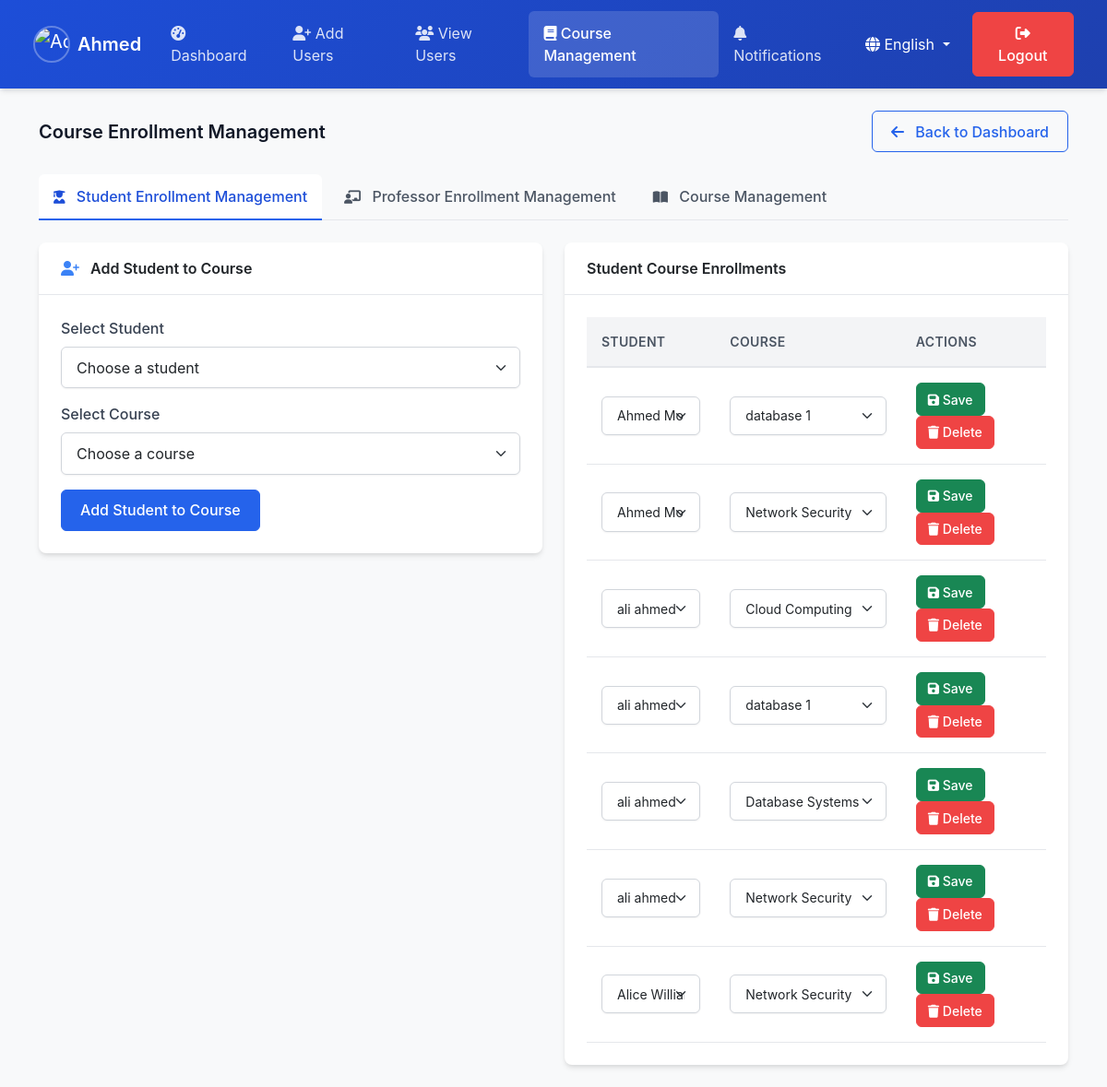
/admin/course_enrollment_management.php (signed in), run on the app's committed database.
### tables this page shows
CREATE TABLE IF NOT EXISTS `student_courses` (
  `id` int NOT NULL AUTO_INCREMENT,
  `student_id` int DEFAULT NULL,
  `course_id` int DEFAULT NULL,
  PRIMARY KEY (`id`),
  KEY `student_id` (`student_id`),
  KEY `course_id` (`course_id`)
);

CREATE TABLE IF NOT EXISTS `students` (
  `student_id` int NOT NULL,
  `name` varchar(191) NOT NULL,
  `level` int NOT NULL,
  `department_id` int DEFAULT NULL,
  PRIMARY KEY (`student_id`),
  KEY `department_id` (`department_id`)
);

CREATE TABLE IF NOT EXISTS `courses` (
  `course_id` int NOT NULL AUTO_INCREMENT,
  `name` varchar(191) NOT NULL,
  `department_id` int DEFAULT NULL,
  `description` text,
  PRIMARY KEY (`course_id`),
  KEY `department_id` (`department_id`)
);

### public_html/admin/db_functions.php (called while the page is built, shortened)
<?php
function getAllStudents($search = '') {
    $conn = connectDB();
    $sql = "SELECT s.*, u.email, d.name as department_name
            FROM students s
            LEFT JOIN users u ON s.student_id = u.user_id
            LEFT JOIN departments d ON s.department_id = d.department_id";
    $sql .= " ORDER BY s.student_id";
    $result = $conn->query($sql);
    return $result;
}
function getAllCourses() {
    $conn = connectDB();
    $sql = "SELECT DISTINCT course_id, name, department_id FROM courses ORDER BY name";
    $result = $conn->query($sql);
    return $result;
}
function getStudentCourseEnrollments() {
    $conn = connectDB();
    $sql = "SELECT sc.*, s.name as student_name, c.name as course_name
            FROM student_courses sc
            JOIN students s ON sc.student_id = s.student_id
            JOIN courses c ON sc.course_id = c.course_id
            ORDER BY s.name, c.name";
    $result = $conn->query($sql);
    return $result;
}
?>

### public_html/admin/course_enrollment_management.php (the view, shortened to what this page needs)
<?php
require_once 'db_functions.php';
$current_lang = $_SESSION['admin_lang'];
$studentsResult = getAllStudents();
$coursesResult = getAllCourses();
$courses = [];
$courseIds = [];
if ($coursesResult && $coursesResult->num_rows > 0) {
    while ($course = $coursesResult->fetch_assoc()) {
        if (!in_array($course['course_id'], $courseIds)) {
            $courses[] = $course;
            $courseIds[] = $course['course_id'];
        }
    }
}
usort($courses, function($a, $b) {
    return strcmp($a['name'], $b['name']);
});
$studentEnrollmentsResult = getStudentCourseEnrollments();
?>
<!DOCTYPE html>
<html lang="<?php echo $current_lang; ?>">
<head>
    <link rel="stylesheet" href="https://cdn.jsdelivr.net/npm/bootstrap@5.3.0/dist/css/bootstrap.min.css">
    <link rel="stylesheet" href="https://cdnjs.cloudflare.com/ajax/libs/font-awesome/6.4.0/css/all.min.css">
    <link rel="stylesheet" href="admin.css">
</head>
<body class="bg-light" <?php echo $current_lang == 'ar' ? 'dir="rtl"' : ''; ?>>
<?php include 'includes/header.php'; ?>
<div class="container">
    <div class="d-flex justify-content-between align-items-center mb-4">
        <h2 class="mb-0" id="pageTitle">Course Enrollment Management</h2>
        <a href="admin_dashboard.php<?php echo $current_lang == 'ar' ? '?lang=ar' : ''; ?>" class="btn btn-outline-primary">
            <i class="fas fa-arrow-left me-2"></i> <?php echo $current_lang == 'ar' ? 'العودة إلى لوحة التحكم' : 'Back to Dashboard'; ?>
        </a>
    </div>
    <ul class="nav nav-tabs mb-4" id="enrollmentTabs" role="tablist">
        <li class="nav-item">
            <button class="nav-link active" id="student-tab" data-bs-toggle="tab" data-bs-target="#student" type="button" role="tab">
                <i class="fas fa-user-graduate"></i> <?php echo $current_lang == 'ar' ? 'إدارة تسجيل الطلاب' : 'Student Enrollment Management'; ?>
            </button>
        </li>
        <li class="nav-item">
            <button class="nav-link" id="professor-tab" data-bs-toggle="tab" data-bs-target="#professor" type="button" role="tab">
                <i class="fas fa-chalkboard-teacher"></i> <?php echo $current_lang == 'ar' ? 'إدارة تسجيل الأساتذة' : 'Professor Enrollment Management'; ?>
            </button>
        </li>
        <li class="nav-item">
            <button class="nav-link" id="course-tab" data-bs-toggle="tab" data-bs-target="#course" type="button" role="tab">
                <i class="fas fa-book-open"></i> <?php echo $current_lang == 'ar' ? 'إدارة المقررات' : 'Course Management'; ?>
            </button>
        </li>
    </ul>
    <div class="tab-content" id="enrollmentTabsContent">
        <div class="tab-pane fade show active" id="student" role="tabpanel">
            <div class="row">
                <div class="col-md-6">
                    <div class="card mb-4">
                        <div class="card-header">
                            <i class="fas fa-user-plus me-1"></i>
                            <?php echo $current_lang == 'ar' ? 'إضافة طالب إلى مقرر' : 'Add Student to Course'; ?>
                        </div>
                        <div class="card-body">
                            <form method="post">
                                <div class="mb-3">
                                    <label for="student_id" class="form-label">Select Student</label>
                                    <select class="form-select" id="student_id" name="student_id" required>
                                        <option value="">Choose a student</option>
                                    </select>
                                </div>
                                <div class="mb-3">
                                    <label for="course_id" class="form-label">Select Course</label>
                                    <select class="form-select" id="course_id" name="course_id" required>
                                        <option value="">Choose a course</option>
                                    </select>
                                </div>
                                <button type="submit" name="add_student_to_course" class="btn btn-primary">Add Student to Course</button>
                            </form>
                        </div>
                    </div>
                </div>
                <div class="col-md-6">
                    <div class="card">
                        <div class="card-header">Student Course Enrollments</div>
                        <div class="card-body">
                            <div class="table-responsive">
                                <table class="table table-hover">
                                    <thead>
                                        <tr>
                                            <th>Student</th>
                                            <th>Course</th>
                                            <th>Actions</th>
                                        </tr>
                                    </thead>
                                    <tbody>
                                        <?php if ($studentEnrollmentsResult && $studentEnrollmentsResult->num_rows > 0): ?>
                                            <?php while ($enrollment = $studentEnrollmentsResult->fetch_assoc()): ?>
                                                <tr>
                                                    <form method="post" class="edit-form">
                                                        <td>
                                                            <select class="form-select form-select-sm" name="new_student_id" required>
                                                                <?php
                                                                $studentsResult->data_seek(0);
                                                                while ($student = $studentsResult->fetch_assoc()):
                                                                ?>
                                                                    <option value="<?php echo $student['student_id']; ?>"
                                                                            <?php echo ($student['student_id'] == $enrollment['student_id']) ? 'selected' : ''; ?>>
                                                                        <?php echo $student['name']; ?>
                                                                    </option>
                                                                <?php endwhile; ?>
                                                            </select>
                                                        </td>
                                                        <td>
                                                            <select class="form-select form-select-sm" name="new_course_id" required>
                                                                <?php foreach ($courses as $course): ?>
                                                                    <option value="<?php echo $course['course_id']; ?>"
                                                                            <?php echo ($course['course_id'] == $enrollment['course_id']) ? 'selected' : ''; ?>>
                                                                        <?php echo $course['name']; ?>
                                                                    </option>
                                                                <?php endforeach; ?>
                                                            </select>
                                                        </td>
                                                        <td>
                                                            <button type="submit" name="edit_student_enrollment" class="btn btn-success btn-sm me-2">
                                                                <i class="fas fa-save"></i> <?php echo $current_lang == 'ar' ? 'حفظ' : 'Save'; ?>
                                                            </button>
                                                            <button type="submit" name="remove_student_from_course" class="btn btn-danger btn-sm"
                                                                    onclick="return confirm('<?php echo $current_lang == 'ar' ? 'هل أنت متأكد من حذف هذا التسجيل؟' : 'Are you sure you want to delete this enrollment?'; ?>')">
                                                                <i class="fas fa-trash"></i> <?php echo $current_lang == 'ar' ? 'حذف' : 'Delete'; ?>
                                                            </button>
                                                        </td>
                                                    </form>
                                                </tr>
                                            <?php endwhile; ?>
                                        <?php else: ?>
                                            <tr>
                                                <td colspan="3" class="text-center">No student enrollments found</td>
                                            </tr>
                                        <?php endif; ?>
                                    </tbody>
                                </table>
                            </div>
                        </div>
                    </div>
                </div>
            </div>
        </div>
    </div>
</div>
</body>
</html>

### public_html/admin/includes/header.php (shortened to what this page needs)
<?php
function getAdminName() {
    $defaultName = 'مدير النظام';
    $admin_id = $_SESSION['user_id'];
    $conn = connectDB();
    $sql = "SELECT name FROM admins WHERE admin_id = ? LIMIT 1";
    $stmt = $conn->prepare($sql);
    $stmt->bind_param("i", $admin_id);
    $stmt->execute();
    $result = $stmt->get_result();
    if ($result && $result->num_rows > 0) {
        $row = $result->fetch_assoc();
        return $row['name'];
    }
    return $defaultName;
}
$current_lang = isset($_SESSION['admin_lang']) ? $_SESSION['admin_lang'] : 'en';
$adminName = getAdminName();
$current_page = basename($_SERVER['PHP_SELF']);
$is_dashboard = ($current_page === 'admin_dashboard.php');
$nav_translations = [
    'en' => [
        'dashboard' => 'Dashboard',
        'add_users' => 'Add Users',
        'view_users' => 'View Users',
        'course_management' => 'Course Management',
        'notifications' => 'Notifications',
        'logout' => 'Logout',
        'english' => 'English',
        'arabic' => 'العربية'
    ],
    'ar' => [
        'dashboard' => 'لوحة التحكم',
        'add_users' => 'إضافة مستخدمين',
        'view_users' => 'عرض المستخدمين',
        'course_management' => 'إدارة المقررات',
        'notifications' => 'الإشعارات',
        'logout' => 'تسجيل خروج',
        'english' => 'English',
        'arabic' => 'العربية'
    ]
];
?>
<nav class="navbar navbar-expand-lg navbar-dark mb-4">
    <div class="container-fluid">
        <a class="navbar-brand d-flex align-items-center" href="admin_dashboard.php">
            <img src="admin.jpg" alt="Admin Photo" id="adminPhoto" width="40" height="40" class="rounded-circle" />
            <span class="ms-2 fw-semibold" id="adminName"><?php echo htmlspecialchars($adminName); ?></span>
        </a>
        <div class="collapse navbar-collapse" id="navbarItems">
            <?php if (!$is_dashboard): ?>
            <ul class="navbar-nav me-auto mb-2 mb-lg-0">
                <li class="nav-item">
                    <a class="nav-link <?php echo $current_page == 'admin_dashboard.php' ? 'active' : ''; ?>" href="admin_dashboard.php">
                        <i class="fas fa-tachometer-alt"></i>
                        <?php echo $nav_translations[$current_lang]['dashboard']; ?>
                    </a>
                </li>
                <li class="nav-item">
                    <a class="nav-link <?php echo $current_page == 'add_users.php' ? 'active' : ''; ?>" href="add_users.php">
                        <i class="fas fa-user-plus"></i>
                        <?php echo $nav_translations[$current_lang]['add_users']; ?>
                    </a>
                </li>
                <li class="nav-item">
                    <a class="nav-link <?php echo $current_page == 'view_users.php' ? 'active' : ''; ?>" href="view_users.php">
                        <i class="fas fa-users"></i>
                        <?php echo $nav_translations[$current_lang]['view_users']; ?>
                    </a>
                </li>
                <li class="nav-item">
                    <a class="nav-link <?php echo $current_page == 'course_enrollment_management.php' ? 'active' : ''; ?>" href="course_enrollment_management.php">
                        <i class="fas fa-book"></i>
                        <?php echo $nav_translations[$current_lang]['course_management']; ?>
                    </a>
                </li>
                <li class="nav-item">
                    <a class="nav-link <?php echo $current_page == 'notifications_management.php' ? 'active' : ''; ?>" href="notifications_management.php">
                        <i class="fas fa-bell"></i>
                        <?php echo $nav_translations[$current_lang]['notifications']; ?>
                    </a>
                </li>
            </ul>
            <?php endif; ?>
            <ul class="navbar-nav <?php echo $is_dashboard ? 'me-auto' : 'ms-auto'; ?> align-items-center">
                <li class="nav-item dropdown me-2">
                    <a class="nav-link dropdown-toggle text-white" href="#" id="languageDropdown" role="button" data-bs-toggle="dropdown">
                        <i class="fas fa-globe"></i>
                        <?php echo $current_lang == 'ar' ? 'العربية' : 'English'; ?>
                    </a>
                </li>
                <li class="nav-item">
                    <a href="logout.php" class="btn btn-danger" id="logoutBtn">
                        <i class="fas fa-sign-out-alt"></i>
                        <?php echo $nav_translations[$current_lang]['logout']; ?>
                    </a>
                </li>
            </ul>
        </div>
    </div>
</nav>

### data on the page
student_courses: new_student_id "Ahmed Mohsen", new_course_id "database 1"
student_courses: new_student_id "Ahmed Mohsen", new_course_id "Network Security"
student_courses: new_student_id "ali ahmed", new_course_id "Cloud Computing"
student_courses: new_student_id "ali ahmed", new_course_id "database 1"
student_courses: new_student_id "ali ahmed", new_course_id "Database Systems"
student_courses: new_student_id "ali ahmed", new_course_id "Network Security"
student_courses: new_student_id "Alice Williams", new_course_id "Network Security"

### other printed values
$adminName "Ahmed"
$nav_translations[$current_lang]['dashboard'] "Dashboard"
$nav_translations[$current_lang]['add_users'] "Add Users"
$nav_translations[$current_lang]['view_users'] "View Users"
$nav_translations[$current_lang]['course_management'] "Course Management"
$nav_translations[$current_lang]['notifications'] "Notifications"
$nav_translations[$current_lang]['logout'] "Logout"
